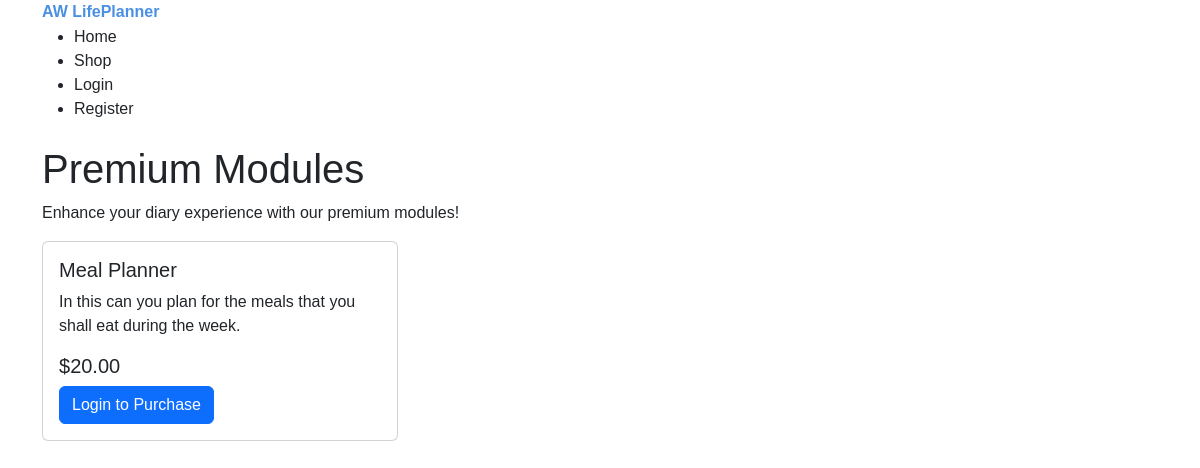
The app's page /shop/ with its own data.
### shop/models.py (models this page shows, shortened)
class Module(models.Model):
    MODULE_TYPES = [
        ('meal_planner', 'Meal Planner'),
        ('cleaning_schedule', 'Cleaning Schedule'),
        ('Stickers', 'Digital Stickers'),
        ('habit_tracker', 'Habit Tracker'),
    ]
    category = models.ForeignKey('Category', null=True, blank=True, on_delete=models.SET_NULL)
    name = models.CharField(max_length=254)
    module_type = models.CharField(max_length=50, choices=MODULE_TYPES)
    description = models.TextField()
    price = models.DecimalField(max_digits=6, decimal_places=2)
    images = models.ImageField(null=True, blank=True)

### shop/views.py (the view)
# urls.py: path('', views.all_modules, name='modules'),
def all_modules(request):
    modules = Module.objects.all()
    purchased_modules = []
    if request.user.is_authenticated:
        purchased_modules = UserModule.objects.filter(
            user=request.user
        ).values_list('module_id', flat=True)
    context = {
        'modules': modules,
        'purchased_modules': purchased_modules,
    }
    return render(request, 'shop/modules.html', context)

### shop/templates/shop/modules.html (shortened to what this page needs)
{% extends 'base.html' %}
{% block content %}
    <h1>Premium Modules</h1>
    <p>Enhance your diary experience with our premium modules!</p>
    <div class="row">
        {% if modules %}
            {% for module in modules %}
                <div class="col-md-4 mb-4">
                    <div class="card h-100">
                        <div class="card-body">
                            <h5 class="card-title">{{ module.name }}</h5>
                            <p class="card-text">{{ module.description|truncatewords:20 }}</p>
                            <p class="h5">${{ module.price }}</p>
                            {% if user.is_authenticated %}
                                {% if module.id in purchased_modules %}
                                <button class="btn btn-success" disabled>Owned</button>
                                {% else %}
                                    <a href="{% url 'shop:module_detail' module.id %}" class="btn btn-primary">View Details</a>
                                {% endif %}
                            {% else %}
                                <a href="{% url 'account_login' %}" class="btn btn-primary">Login to Purchase</a>
                            {% endif %}
                        </div>
                    </div>
                </div>
            {% endfor %}
        {% else %}
            <div class="col-12">
                <p>No modules available yet.</p>
            </div>
        {% endif %}
    </div>
{% endblock %}

### static/css/main.css (style rules this page uses)
body { font-family: Arial, Helvetica, sans-serif; }

### records on screen
Module: name "Meal Planner", description "In this can you plan for the meals that you shall eat during the week.", price "20.00"
